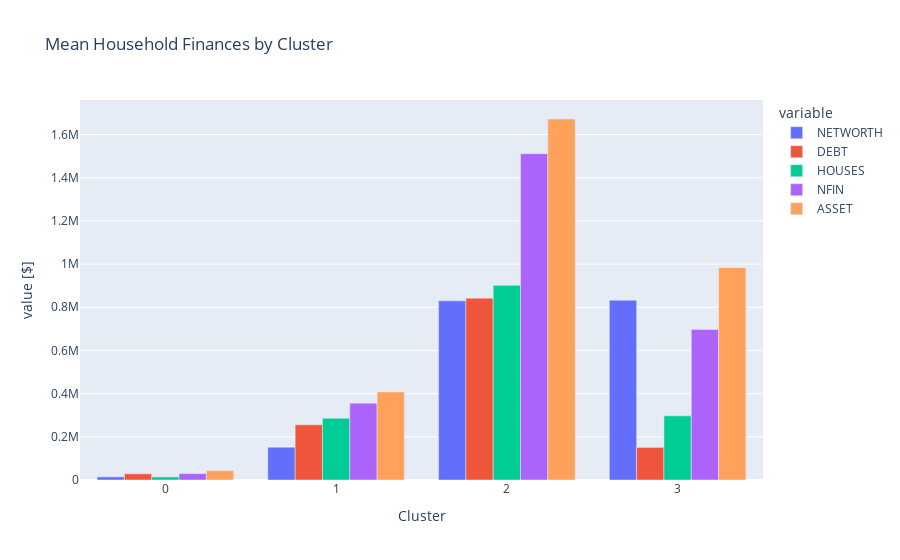

Here is the notebook cell this chart was saved with:
### Code cell
# Create side-by-side bar chart of `xgb`
fig = px.bar(
    xgb,
    barmode = 'group',
    title = 'Mean Household Finances by Cluster'
)
fig.update_layout(xaxis_title = 'Cluster', yaxis_title = 'value [$]')
fig.show()

### Figure 1 — Plotly figure (JSON) as saved in the notebook; plotly's stock layout.template omitted (floating-point values rounded to 4 significant figures)
{"data": [{"alignmentgroup": "True", "hovertemplate": "variable=NETWORTH<br>index=%{x}<br>value=%{y}<extra></extra>", "legendgroup": "NETWORTH", "marker": {"color": "#636efa", "pattern": {"shape": ""}}, "name": "NETWORTH", "offsetgroup": "NETWORTH", "orientation": "v", "showlegend": true, "textposition": "auto", "type": "bar", "x": [0, 1, 2, 3], "xaxis": "x", "y": [14460.0, 152000.0, 829700.0, 832600.0], "yaxis": "y"}, {"alignmentgroup": "True", "hovertemplate": "variable=DEBT<br>index=%{x}<br>value=%{y}<extra></extra>", "legendgroup": "DEBT", "marker": {"color": "#EF553B", "pattern": {"shape": ""}}, "name": "DEBT", "offsetgroup": "DEBT", "orientation": "v", "showlegend": true, "textposition": "auto", "type": "bar", "x": [0, 1, 2, 3], "xaxis": "x", "y": [28700.0, 255900.0, 842200.0, 150800.0], "yaxis": "y"}, {"alignmentgroup": "True", "hovertemplate": "variable=HOUSES<br>index=%{x}<br>value=%{y}<extra></extra>", "legendgroup": "HOUSES", "marker": {"color": "#00cc96", "pattern": {"shape": ""}}, "name": "HOUSES", "offsetgroup": "HOUSES", "orientation": "v", "showlegend": true, "textposition": "auto", "type": "bar", "x": [0, 1, 2, 3], "xaxis": "x", "y": [14140.0, 285900.0, 901600.0, 297000.0], "yaxis": "y"}, {"alignmentgroup": "True", "hovertemplate": "variable=NFIN<br>index=%{x}<br>value=%{y}<extra></extra>", "legendgroup": "NFIN", "marker": {"color": "#ab63fa", "pattern": {"shape": ""}}, "name": "NFIN", "offsetgroup": "NFIN", "orientation": "v", "showlegend": true, "textposition": "auto", "type": "bar", "x": [0, 1, 2, 3], "xaxis": "x", "y": [29530.0, 355700.0, 1511000.0, 696800.0], "yaxis": "y"}, {"alignmentgroup": "True", "hovertemplate": "variable=ASSET<br>index=%{x}<br>value=%{y}<extra></extra>", "legendgroup": "ASSET", "marker": {"color": "#FFA15A", "pattern": {"shape": ""}}, "name": "ASSET", "offsetgroup": "ASSET", "orientation": "v", "showlegend": true, "textposition": "auto", "type": "bar", "x": [0, 1, 2, 3], "xaxis": "x", "y": [43160.0, 407900.0, 1672000.0, 983400.0], "yaxis": "y"}], "layout": {"barmode": "group", "legend": {"title": {"text": "variable"}, "tracegroupgap": 0}, "title": {"text": "Mean Household Finances by Cluster"}, "xaxis": {"anchor": "y", "domain": [0, 1], "title": {"text": "Cluster"}}, "yaxis": {"anchor": "x", "domain": [0, 1], "title": {"text": "value [$]"}}}}
